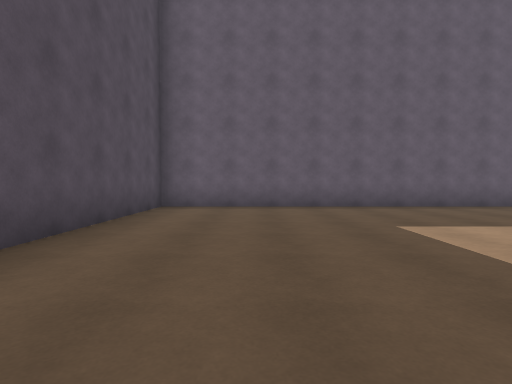
View 1 (above)

24 first-person views from a walk through a scene from a Unity 3-D project. The camera is 1.2 m above the floor, tilts 2° down and sees 80° across. The floor is counted in squares, 2 m on a side. Each view is taken from the middle of a square. On the plan, view 1 faces up. The plan holds only what a view shows up to about 9 squares ahead; the rest is blank. The place goes on beyond the plan. The player is left out.

View 2
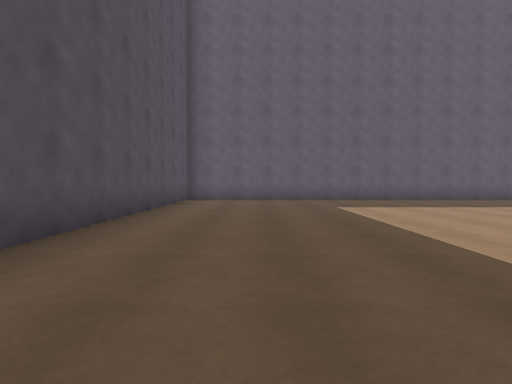

View 3
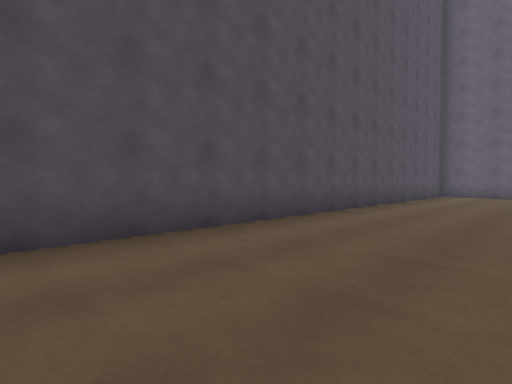

View 4
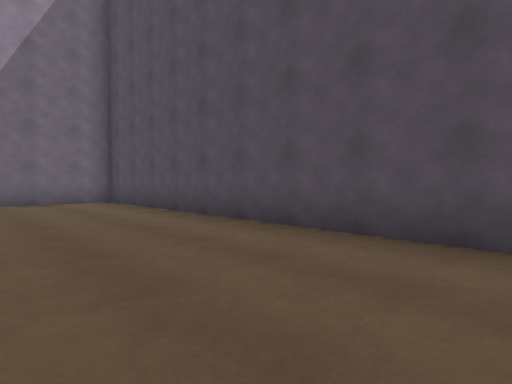

View 5
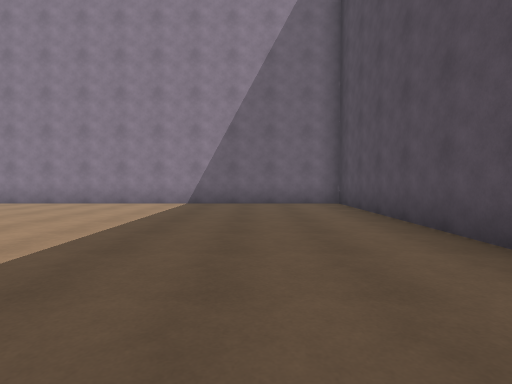

View 6
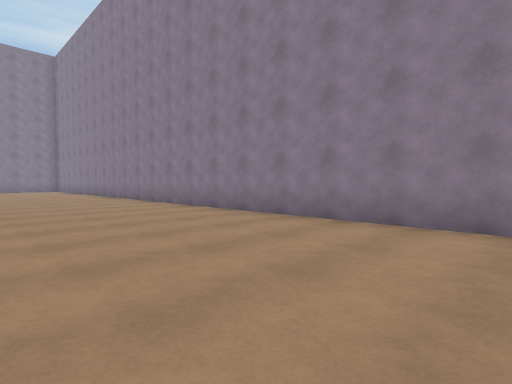

View 7
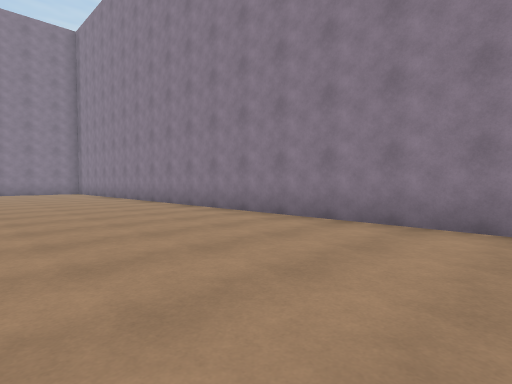

View 8
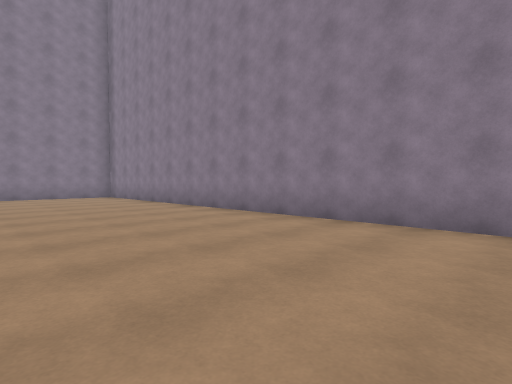

View 9
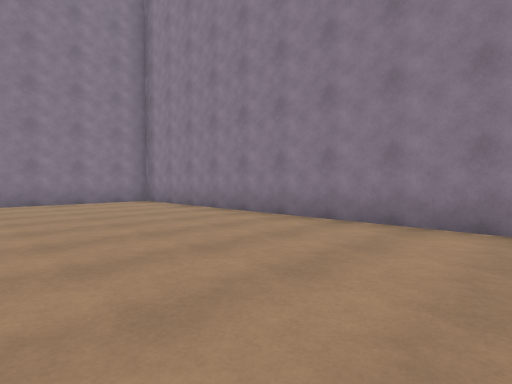

View 10
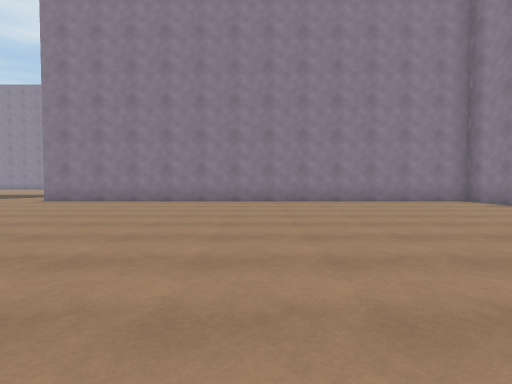

View 11
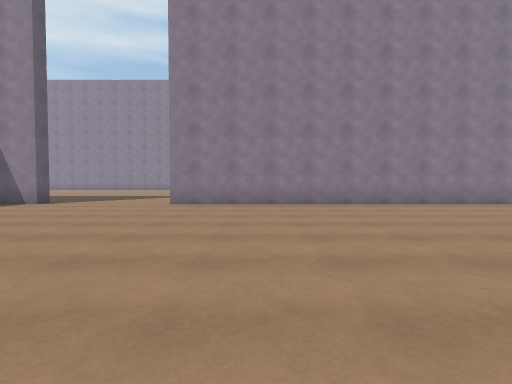

View 12
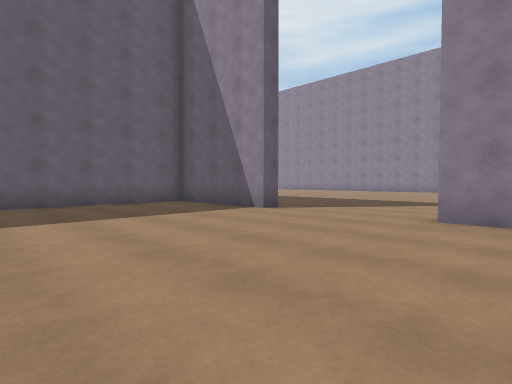

View 13
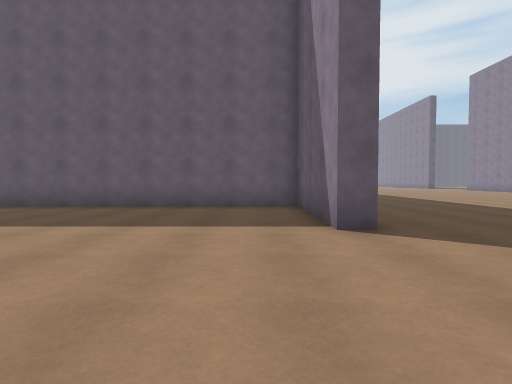

View 14
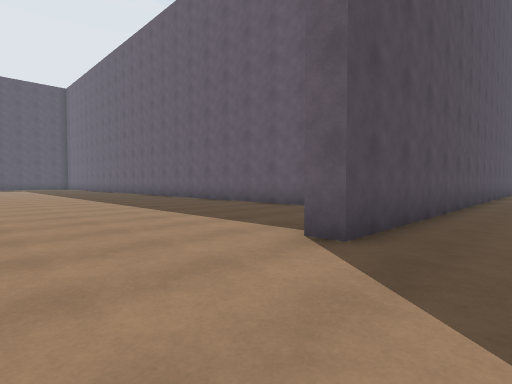

View 15
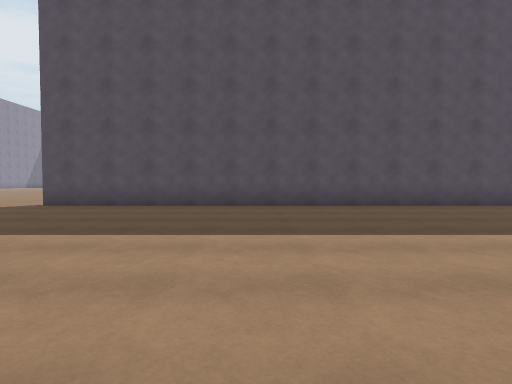

View 16
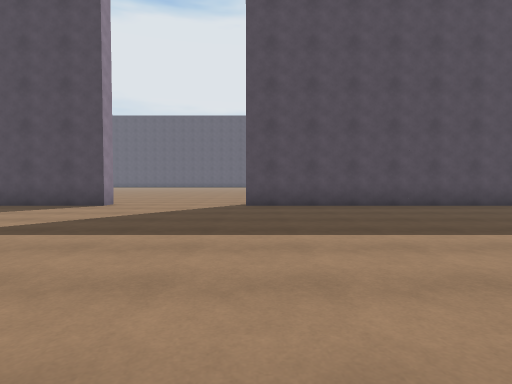

View 17
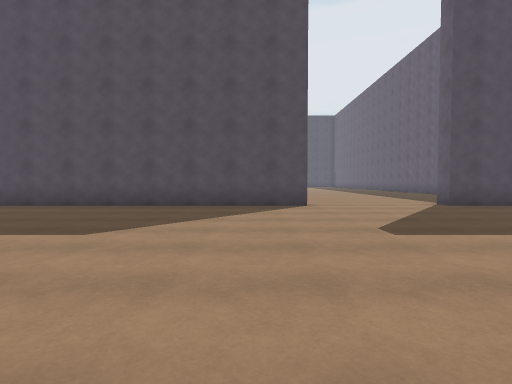

View 18
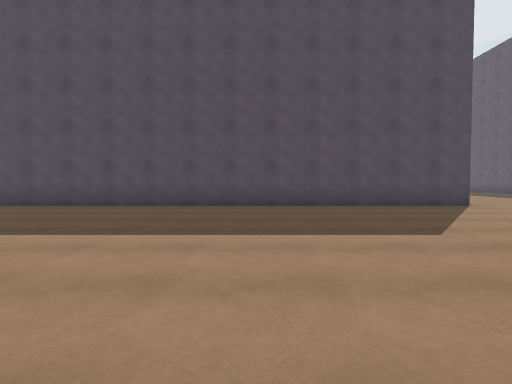

View 19
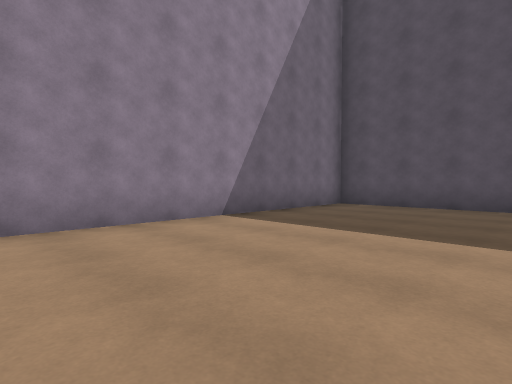

View 20
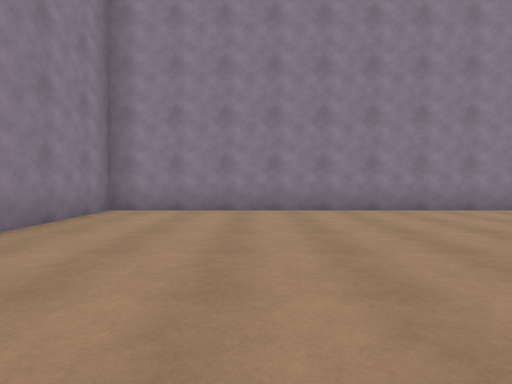

View 21
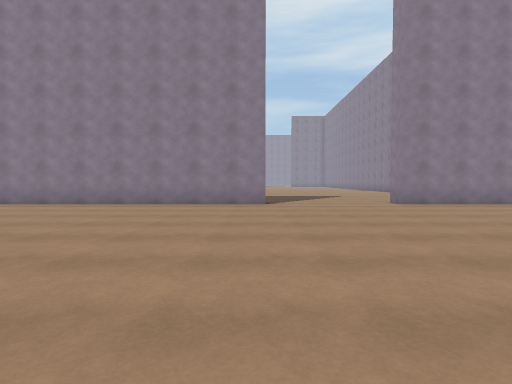

View 22
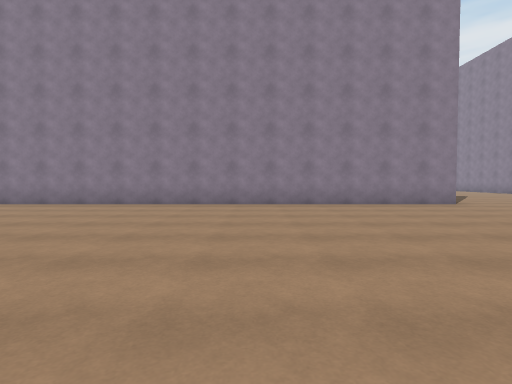

View 23
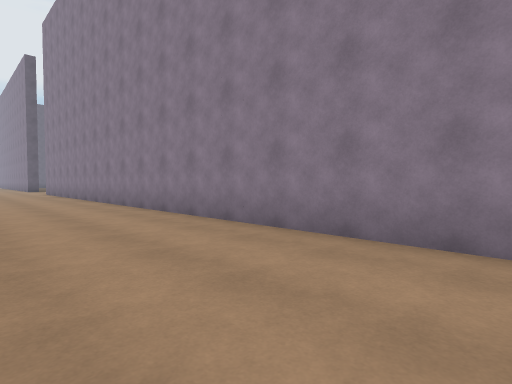

View 24
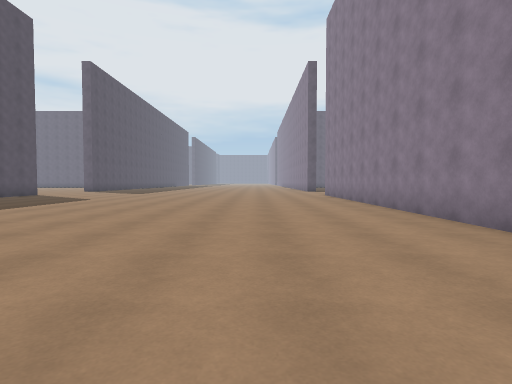

### Floor plan
Points are (right, up) in squares from view 1. A wall is a line through its corners. A room is listed if a view was taken in it or the views show most of it. See-through windows are left out.
Room 1 (views 1, 2, 3, 4, 5, 6, 7, 8, 9, 10, 11, 12, 13)
walls: (6.1, 7.2) (-2.2, 7.2) (-2.2, -12.3) (22, -12.3) (22, 0.3); (22, 3.8) (22, 7.2) (14.9, 7.2)
ways out: opening at (22, 2) to room 2
Room 2 (views 14, 15, 16, 17, 18, 19, 20, 21, 22, 23, 24)
walls: (35, -5.4) (35, 16); (22, 0.3) (22.5, 0.3) (22.5, -12.3) (35, -12.3) (35, -8.8) (35.5, -8.8); (22.5, 15.4) (22.5, 3.8) (22, 3.8)
ways out: opening at (22, 2) to room 1

Positions as (right, up) in squares from view 1, and headings:
1: (0, 0), facing up
2: (0, -3), facing up
3: (1, -6), facing up-left
4: (1, -3), facing down-left
5: (0, -4), facing down
6: (2, -8), facing down-right
7: (6, -8), facing down-right
8: (10, -8), facing down-right
9: (13, -8), facing down-right
10: (13, -6), facing right
11: (14, -2), facing right
12: (17, -1), facing up-right
13: (21, 0), facing up
14: (24, 1), facing up-left
15: (30, 9), facing left
16: (30, 4), facing left
17: (30, -1), facing left
18: (30, -5), facing left
19: (30, -8), facing down-left
20: (32, -6), facing down
21: (27, -5), facing right
22: (27, 0), facing right
23: (32, 4), facing up-right
24: (32, 7), facing up
